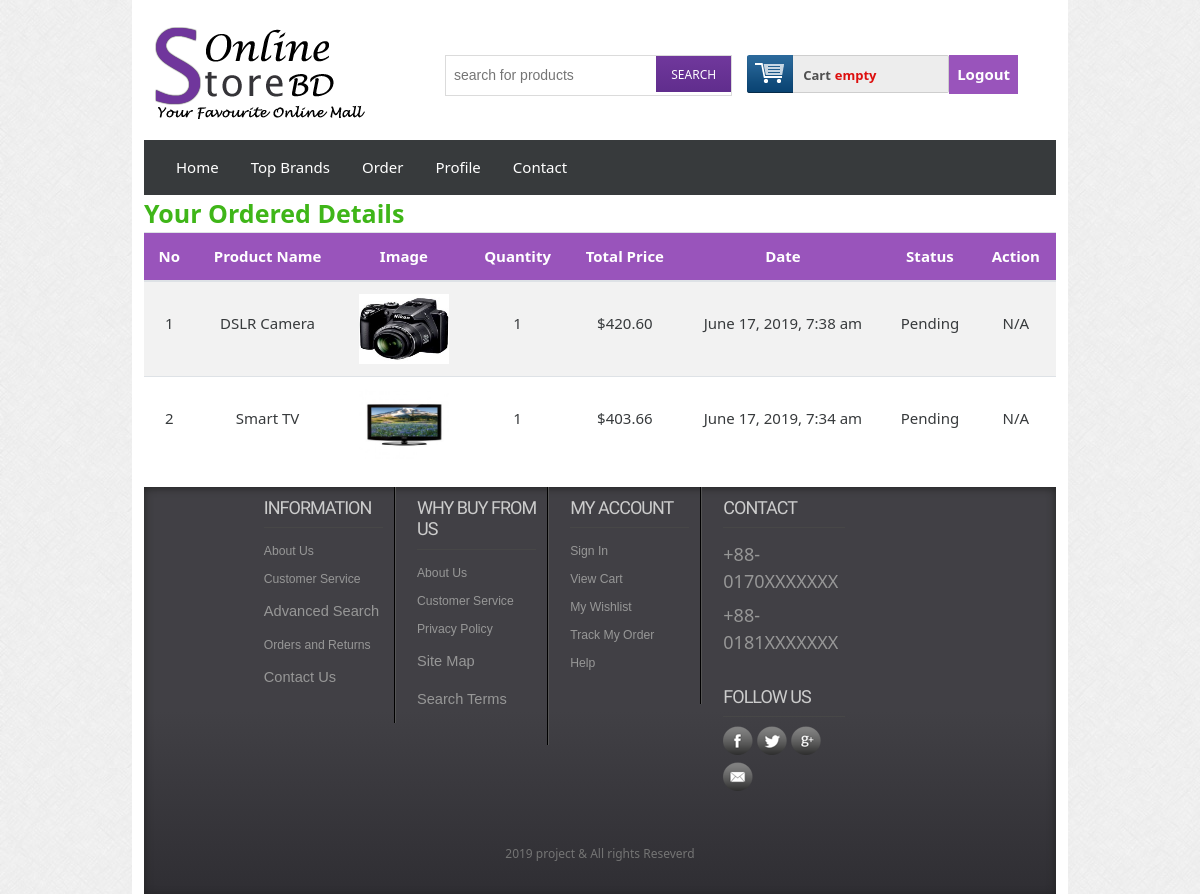
Page /shop/orderdetails.php (signed in) on the committed database.
### tables this page shows
CREATE TABLE `tbl_order` (
  `orderId` int(11) NOT NULL,
  `cmrId` int(11) NOT NULL,
  `productId` int(11) NOT NULL,
  `productName` varchar(255) NOT NULL,
  `quantity` int(11) NOT NULL,
  `price` float(10,2) NOT NULL,
  `image` varchar(255) NOT NULL,
  `date` timestamp NOT NULL DEFAULT CURRENT_TIMESTAMP,
  `status` int(11) NOT NULL DEFAULT '0'
);

### shop/classes/Cart.php (called while the page is built, shortened)
<?php
$filepath = realpath(dirname(__FILE__));
include_once ($filepath . '/../lib/Database.php');
include_once ($filepath . '/../helpers/Format.php');
?>
<?php
class Cart{
    private $db;
    public function __construct() {
        $this->db = new Database();
    }
    public function getOrderProduct($customerid){
        $query  = "SELECT * FROM tbl_order WHERE cmrId = '$customerid' ORDER BY date DESC";
        $result = $this->db->select($query);
        return $result;
    }
}

### shop/lib/Database.php (called while the page is built, shortened)
<?php
Class Database {
    public $host = DB_HOST;
    public $user = DB_USER;
    public $pass = DB_PASS;
    public $dbname = DB_NAME;
    public $link;
    private function connectDB() {
        $this->link = new mysqli($this->host, $this->user, $this->pass, $this->dbname);
    }
    public function select($query) {
        $result = $this->link->query($query) or die($this->link->error . __LINE__);
        if ($result->num_rows>0) {
            return $result;
        } else {
            return false;
        }
    }
}

### shop/lib/Session.php (called while the page is built, shortened)
<?php
class Session {
    public static function get($key) {
        if (isset($_SESSION[$key])) {
            return $_SESSION[$key];
        } else {
            return false;
        }
    }
}
?>

### shop/helpers/Format.php (called while the page is built, shortened)
<?php
class Format {
    public function formatDate($date) {
        return date('F j, Y, g:i a', strtotime($date));
    }
}

### shop/orderdetails.php (the view, shortened to what this page needs)
<?php include 'inc/header.php' ;
?>
<div class="main">
    <div class="container">
        <div class="row">
          <div class="text-success font-weight-bold" style="font-size: 25px;">Your Ordered Details</div>
            <table class="table table-striped">
                    <thead class="bg-info">
                        <tr class="text-white text-center font-weight-bold ">
                            <th>No</th>
                            <th>Product Name</th>
                            <th>Image</th>
                            <th>Quantity</th>
                            <th>Total Price</th>
                            <th>Date</th>
                            <th>Status</th>
                            <th>Action</th>
                        </tr>
                    </thead>
                    <tbody class="">
                            <?php
                            $customerid  = Session::get("customerId");
                            $getOrder = $ct->getOrderProduct($customerid);
                            if($getOrder){
                                $i   = 0;
                                while($result = $getOrder->fetch_assoc()){
                                    $i++;
                                    ?>
                                <tr class="text-center">
                                    <td style="padding-top: 30px"><?php echo $i;?></td>
                                    <td style="padding-top: 30px"><?php echo $result['productName'];?></td>
                                    <td><img src="admin/<?php echo $result['image'];?>" height="70" width="90" alt=""/></td>
                                    <td style="padding-top: 30px"><?php echo $result['quantity'];?></td>
                                    <td style="padding-top: 30px"><?php echo '$'.$result['price'];?></td>
                                    <td style="padding-top: 30px"><?php echo $fm->formatDate($result['date']);?></td>
                                    <td style="padding-top: 30px"><?php
                                    if($result['status']==0){
                                        echo 'Pending';
                                    }elseif($result['status']==1){
                                         echo 'Shifted';
                                    }else{
                                        echo 'Confirm';
                                    }?>
                                    </td>
                                    <?php if($result['status']==1){?>
                                    <td style="padding-top: 30px"> <a href="?confirmId=<?php echo $result['orderId'];?>">Shifted</a></td>
                                    <?php }elseif($result['status']==2){?>
                                    <td style="padding-top: 30px">Ok</td>
                                    <?php }elseif($result['status']==0){?>
                                    <td style="padding-top: 30px">N/A</td>
                                    <?php }?>
                                </tr>
                            <?php } }?>
                    </tbody>
                </table>
        </div>
    </div>
</div>
<?php include 'inc/footer.php' ;

### shop/css/style.css (style rules this page uses)
html,body,div,span,applet,object,iframe,h1,h2,h3,h4,h5,h6,p,blockquote,pre,a,abbr,acronym,address,big,cite,code,del,dfn,em,img,ins,kbd,q,s,samp,small,strike,strong,sub,sup,tt,var,b,u,i,dl,dt,dd,ol,nav ul,nav li,fieldset,form,label,legend,table,caption,tbody,tfoot,thead,tr,th,td,article,aside,canvas,details,embed,figure,figcaption,footer,header,hgroup,menu,nav,output,ruby,section,summary,time,mark,audio,video { margin:0;padding:0;border:0;font-size:100%;font:inherit;vertical-align:baseline; }
table { border-collapse:collapse;border-spacing:0; }
img { max-width:100%; }
body { font-family:Arial, Helvetica, sans-serif; background:url(../images/body_bg3.jpg); }

### rows in the picture
tbl_order: productName "DSLR Camera", image (picture), quantity "1", price "420.60", date "June 17, 2019, 7:38 am", status "Pending"
tbl_order: productName "Smart TV", image (picture), quantity "1", price "403.66", date "June 17, 2019, 7:34 am", status "Pending"
